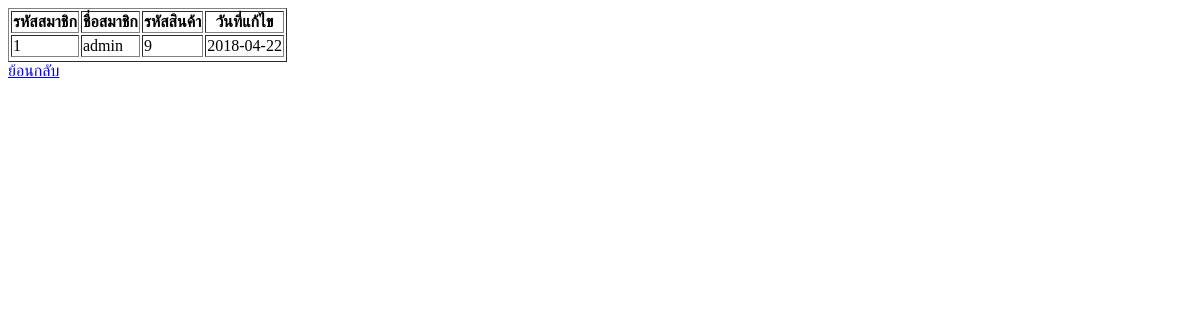
/manage/manage_list.php (signed in), run on an earlier commit of the app's database.
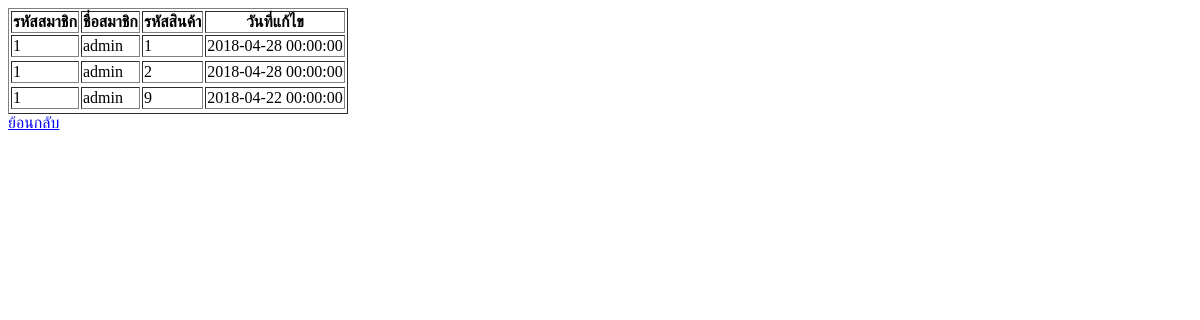
And on a later commit of the database.
### tables this page shows
CREATE TABLE `manage` (
  `User_ID` int(11) NOT NULL,
  `Product_ID` int(11) NOT NULL,
  `Status_Date` datetime NOT NULL
);

CREATE TABLE `user` (
  `User_ID` int(11) NOT NULL,
  `Username` varchar(12) NOT NULL,
  `Password` varchar(80) NOT NULL,
  `User_fname` varchar(30) NOT NULL,
  `User_lname` varchar(30) NOT NULL,
  `User_add` varchar(50) NOT NULL,
  `User_email` varchar(30) NOT NULL,
  `User_tel` varchar(10) NOT NULL
);

### manage/manage_list.php (the view, shortened to what this page needs)
<?php include "../connect.php" ?>
<?php if($_SESSION["Username"]=='admin') { ?>
<html>
<head>
</head>
<body>
<table border="1">
<tr>
    <th>รหัสสมาชิก</th>
    <th>ชื่อสมาชิก</th>
    <th>รหัสสินค้า</th>
    <th>วันที่แก้ไข</th>
</tr>
<?php
  $stmt = $pdo->prepare("SELECT * FROM manage LEFT JOIN user ON manage.User_ID = user.User_ID ");
  $stmt->execute();
  while ($row = $stmt->fetch()) {
?>
<tr>
    <td><?=$row["User_ID"]?></td>
    <td><?=$row["Username"]?></td>
    <td><?=$row["Product_ID"]?></td>
    <td><?=$row["Status_Date"]?></td>
<tr>
<?php }
?>
</table>
<a href="../index.php">ย้อนกลับ</a>
</body>
</html>
<?php
}
else {
  echo "กรุณาเข้าสู่ผู้ดูแลระบบ";
}
?>

What changed in the data, as far as the page shows it:
added manage: User_ID.User_ID "1", User_ID.Username "admin", Product_ID "1", Status_Date "2018-04-28 00:00:00"
added manage: User_ID.User_ID "1", User_ID.Username "admin", Product_ID "2", Status_Date "2018-04-28 00:00:00"
changed manage (number 3 of 3 on the later page): Status_Date "2018-04-22" → "2018-04-22 00:00:00"
